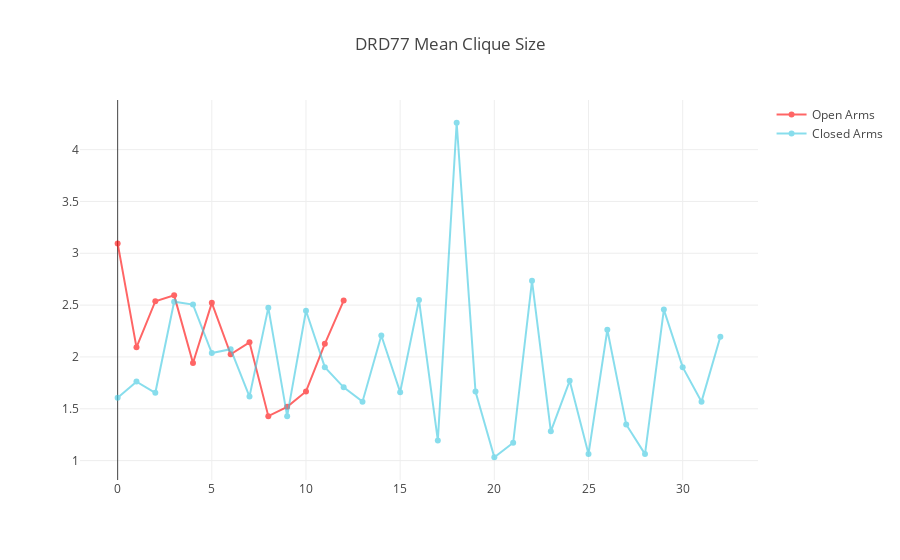

Notebook source saved alongside this figure:
### Code cell
open_measures = list()
for graph in open_arms_graphs:
    open_measures.append(graph.mean_clique_size)

np.mean(open_measures)
    
closed_measures = list()
for graph in closed_arms_graphs:
    closed_measures.append(graph.mean_clique_size)

np.mean(closed_measures)

x_axis = max(len(open_measures), len(closed_measures))
plot_network_measures(open_measures, closed_measures, x_axis, title="DRD77 Mean Clique Size")

### Figure 1 — Plotly figure (JSON) as saved in the notebook; plotly's stock layout.template omitted (floating-point values rounded to 4 significant figures)
{"data": [{"marker": {"color": "rgb(255, 0, 0)"}, "mode": "lines+markers", "name": "Open Arms", "opacity": 0.6, "text": [3.095, 2.093, 2.538, 2.594, 1.942, 2.522, 2.026, 2.141, 1.429, 1.519, 1.667, 2.126, 2.544], "textposition": "middle center", "type": "scatter", "uid": "b46b14", "x": 33, "y": [3.095, 2.093, 2.538, 2.594, 1.942, 2.522, 2.026, 2.141, 1.429, 1.519, 1.667, 2.126, 2.544]}, {"marker": {"color": "rgb(58,200,225)"}, "mode": "lines+markers", "name": "Closed Arms", "opacity": 0.6, "text": [1.607, 1.762, 1.654, 2.532, 2.505, 2.038, 2.075, 1.618, 2.476, 1.429, 2.446, 1.902, 1.707, 1.569, 2.207, 1.66, 2.549, 1.194, 4.259, 1.667, 1.032, 1.171, 2.734, 1.282, 1.769, 1.062, 2.262, 1.349, 1.062, 2.457, 1.902, 1.569, 2.195], "textposition": "middle center", "type": "scatter", "uid": "a75fad", "x": 33, "y": [1.607, 1.762, 1.654, 2.532, 2.505, 2.038, 2.075, 1.618, 2.476, 1.429, 2.446, 1.902, 1.707, 1.569, 2.207, 1.66, 2.549, 1.194, 4.259, 1.667, 1.032, 1.171, 2.734, 1.282, 1.769, 1.062, 2.262, 1.349, 1.062, 2.457, 1.902, 1.569, 2.195]}], "layout": {"autosize": true, "title": "DRD77 Mean Clique Size", "xaxis": {"autorange": true, "range": [-1.922, 33.92]}, "yaxis": {"autorange": true, "range": [0.7959, 4.496], "type": "linear"}}}
